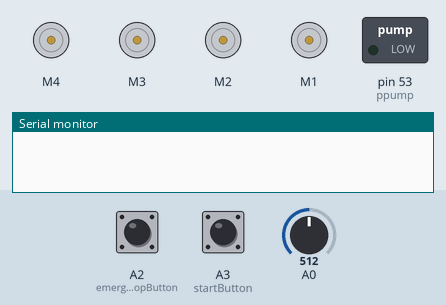
Recording of a sketch running on a simulated Arduino Mega 2560, built with avr-gcc and run on an emulated ATmega2560. On the bench: 4 × DC motor (green arrow = forward, orange = backward, longer = faster), switched loads named in the sketch (green lamp = pin HIGH), the last lines printed to the serial monitor. Inputs (shaded band) come from the test bench; at power-on: A3 (startButton) HIGH, A2 (emergencyStopButton) HIGH, A0 = 512.

Above: at 1.2 s.
1.3 s: A3 (startButton) pulled LOW for 0.15 s
At 2.3 s:
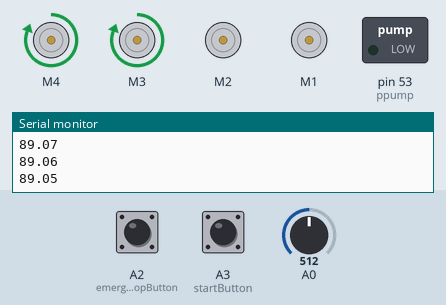
2.9 s: A2 (emergencyStopButton) pulled LOW for 0.15 s
At 3.6 s:
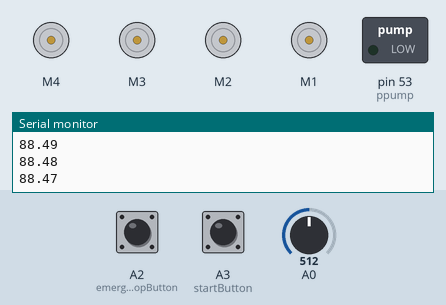
4.5 s: A3 (startButton) pulled LOW for 1 s
At 4.8 s:
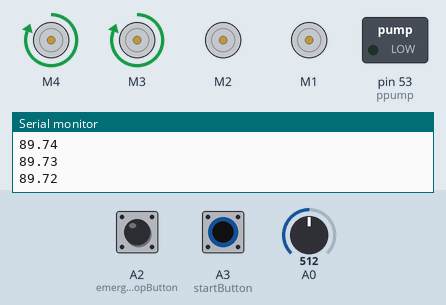
Timing chart, 0 to 7.5 s (numbered marks = the images above; inputs shaded):
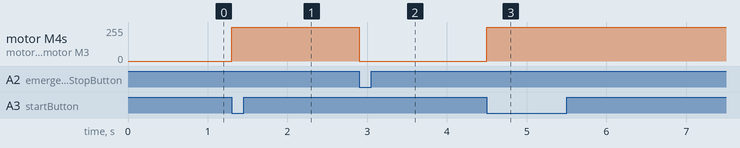

Measured:
- after the input at 1.3 s, motor M4, motor M3: stopped → forward 255/255 at once
- after the input at 2.9 s, motor M4, motor M3: forward 255/255 → stopped at once
- after the input at 4.5 s, motor M4, motor M3: stopped → forward 255/255 at once

The sketch:

MaybeFinal.ino
```cpp
#include <AFMotor.h>

// Define the pins the push buttons and limit switch are connected to
//cf pump is actually supposed to be d pump
#define emergencyStopButton A2
#define startButton A3
#define startTurbiditySensor A0
#define endTurbiditySensor A1
#define ppump 53//Moves clean to clean tank

#define fastSpeedImpeller 175
#define slowSpeedImpeller 80

// Connect the DC motor to M1 on the motor control board
AF_DCMotor DCmotor1(2);//Runs threaded rod
AF_DCMotor DCmotor2(1);//Runs impeller
AF_DCMotor pump(4);//Moves dirty to coagulation
AF_DCMotor cfpump(3);//slurry to coagulation tank

void everything_to_coagulation(){
  cfpump.setSpeed(255);//Moving the slurry
  pump.setSpeed(255);//Moving the dirty water
  DCmotor1.setSpeed(0);
  DCmotor2.setSpeed(0);
  digitalWrite(ppump, LOW);
}

void coagulation_to_clean(){
  cfpump.setSpeed(0);
  pump.setSpeed(0);
  DCmotor1.setSpeed(0);
  DCmotor2.setSpeed(0);
  digitalWrite(ppump, HIGH);//Moving the water for this task
}

bool coagulation(){
  cfpump.setSpeed(0);
  pump.setSpeed(0);
  DCmotor1.setSpeed(0);//Runs the press
  DCmotor2.setSpeed(slowSpeedImpeller);//Runs impeller
  digitalWrite(ppump, LOW);

  DCmotor1.run(BACKWARD);
  if(wait(1800))//18 secs
    return true;
  DCmotor2.setSpeed(fastSpeedImpeller);
  if(wait(1000))
    return true;
  DCmotor2.setSpeed(slowSpeedImpeller);
  if(wait(9000))//90 secs //TODO MAKE IT 18000
    return true;
  DCmotor2.setSpeed(0);
  if(wait(9000))//90 second delay
      return true;
  DCmotor1.setSpeed(250);
  if(wait(180))
    return true;
  DCmotor1.setSpeed(0);

  return false;
}

bool wait(int time){//time is in 10 miliseconds. This waits and returns ture if emergency stop button is pressed
  for(int i = 0; i < time; i++){
    bool emergencyStopButtonState = digitalRead(emergencyStopButton);
    Serial.println((float(time)-float(i))/100);
    if(emergencyStopButtonState == LOW)
      return true;

    delay(10);
  }
  return false;
}

void stop_all(){
  cfpump.setSpeed(0);
  pump.setSpeed(0);
  DCmotor1.setSpeed(0);
  DCmotor2.setSpeed(0);
  digitalWrite(ppump, LOW);
}

float read_turbidity(int a_pin){
  int sensor = analogRead(a_pin);// read the input on analog pin 0
  float voltage = sensor * (5.0 / 1024.0); // Convert the analog reading (which goes from 0 - 1023) to a voltage (0 - 5V)
  Serial.println("Voltage: ");
  Serial.println(voltage);
  return voltage;
}

void setup() {
  // Set up serial communication to print things to the serial monitors
  Serial.begin (9600);
  pinMode(emergencyStopButton, INPUT_PULLUP);
  pinMode(startButton, INPUT_PULLUP);
  pinMode(ppump, OUTPUT);

  pump.run(FORWARD);
  cfpump.run(FORWARD);
  DCmotor1.run(BACKWARD);
  DCmotor2.run(FORWARD);

  // Set the speed of the Pumps. The speed input can be 0-255.
  cfpump.setSpeed(0);
  pump.setSpeed(0);
  DCmotor1.setSpeed(0);
  DCmotor2.setSpeed(0);
  digitalWrite(ppump, LOW);
}

void loop() {

  bool startButtonState = digitalRead(startButton);
  while(startButtonState == LOW){

    Serial.print("Initial Velocity: ");
    float initial_turbidity = read_turbidity(startTurbiditySensor);

    everything_to_coagulation();
    if(wait(9000))//30 second delay  TODO MAKE THIS 9000
      break;

    if(coagulation())
      break;

    coagulation_to_clean();
    if(wait(4500))//30 second delay
      break;

    Serial.print("Final ");
    float final_turbidity = read_turbidity(endTurbiditySensor);

    Serial.print("Voltage Difference: ");
    Serial.println(initial_turbidity - final_turbidity);
  }
  stop_all();
  startButtonState = digitalRead(startButton);
}
```
